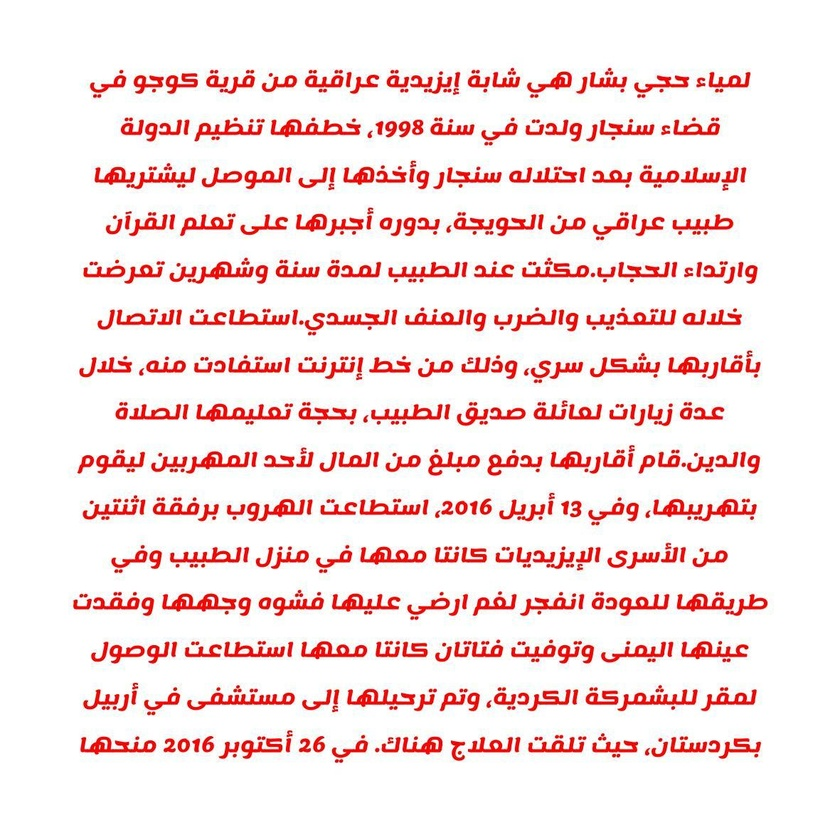
#> input picture project/content/test/Lemonada/1.jpeg, 840 x 840 px, shrunk from 1181 x 1181 before the run, found by its file name
$ python app2.py
#> lines starting #> are read from the running program, lines starting #| are printed output that depends on the picture; after the words box and inside, x2 and y2 are one past the last pixel; in counts of white or black regions, pixels touching at a corner belong together
import os
import cv2
import numpy as np
import pickle
import skimage.io as io
from sklearn.metrics.pairwise import pairwise_distances_argmin_min
from sklearn.metrics import accuracy_score
def unsharp_masking(image, blur_radius=5, sharpen_amount=1.0):
    """Apply unsharp masking followed by dilation to enhance image details."""
    # Apply Gaussian blur
    blurred = cv2.GaussianBlur(image, (0, 0), blur_radius)

    # Apply unsharp masking
    sharpened = cv2.addWeighted(image, 1.0 + sharpen_amount, blurred, -sharpen_amount, 0)

    # Ensure the sharpened image doesn't have values below the original image
    sharpened = np.where(image >= blurred, sharpened, image)

    return sharpened

def remove_noise22(image, dilation_kernel=None):
    gray = cv2.cvtColor(image, cv2.COLOR_BGR2GRAY)
    bilateral_filtered = cv2.bilateralFilter(gray, 15, sigmaColor=3, sigmaSpace=10)

    median_blurred = cv2.medianBlur(bilateral_filtered, 3)
    result = unsharp_masking(median_blurred, blur_radius=10, sharpen_amount=4) * 255

    result = np.uint8(result)
    edges = cv2.Canny(result, 80, 255,apertureSize=3)
       # Optionally apply dilation
    if dilation_kernel is not None:
        # Perform dilation
        edges = cv2.dilate(edges, dilation_kernel)
    return edges

def extract_sift_features(image):
    sift = cv2.SIFT_create()
    keypoints, descriptors = sift.detectAndCompute(image, None)
    return descriptors
def test_single_image(image_path, kmeans_model_filename, svm_model_filename):
    # Load the KMeans model
#> called with image_path = '.\\content\\test\\Lemonada\\1.jpeg', kmeans_model_filename = '.\\kmeans_model.pkl', svm_model_filename = '.\\svm_model.pkl'
    with open(kmeans_model_filename, 'rb') as file:
#> (reads kmeans_model.pkl from the repository)
        loaded_kmeans_model = pickle.load(file)

    # Load the SVM model
    with open(svm_model_filename, 'rb') as file:
#> (reads svm_model.pkl from the repository)
        loaded_svm_model = pickle.load(file)

    # Load and preprocess the image
    image = io.imread(image_path)
#> image is the input picture: shape (840, 840, 3); mean R, G, B 248, 229.3, 228.8
    preprocessed_image = remove_noise22(image)
#> in remove_noise22, `gray = cv2.cvtColor(image, cv2.COLOR_BGR2GRAY)`:
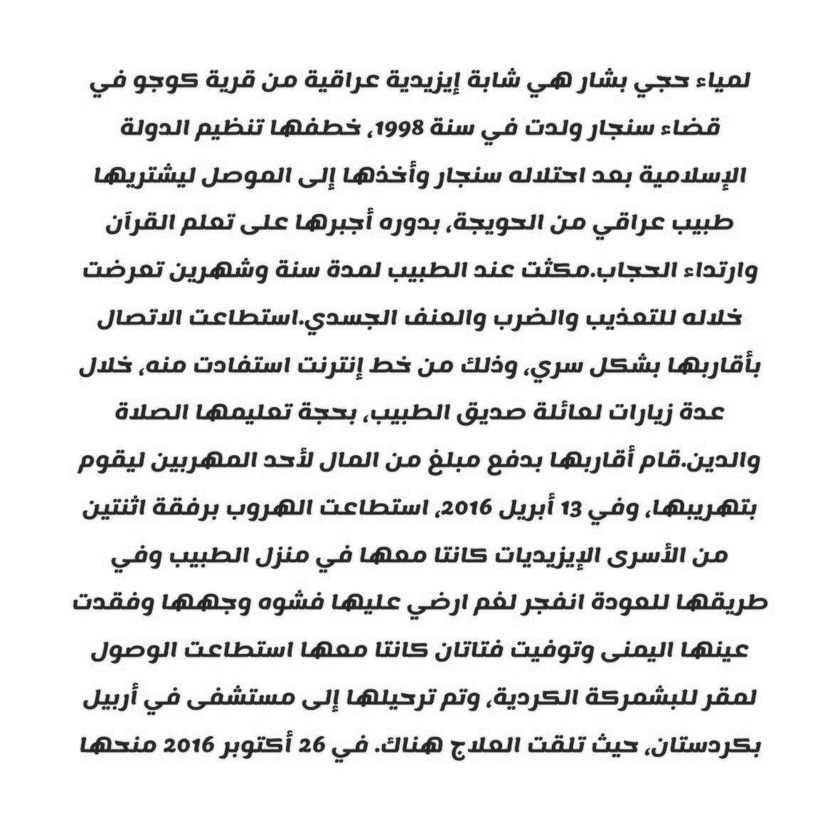
#> gray: shape (840, 840); min 20, max 255, mean 231.3
#> in unsharp_masking, `blurred = cv2.GaussianBlur(image, (0, 0), blur_radius)`:
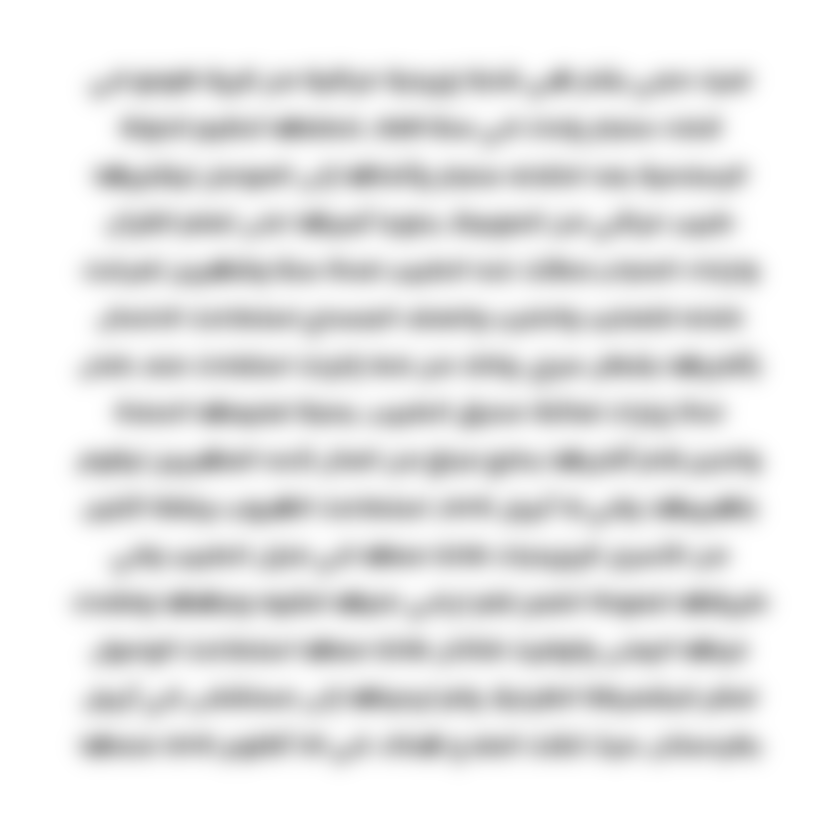
#> blurred: shape (840, 840); min 171, max 255, mean 231.7
#> in unsharp_masking, `sharpened = cv2.addWeighted(image, 1.0 + sharpen_amount, blurred, -sha..`:
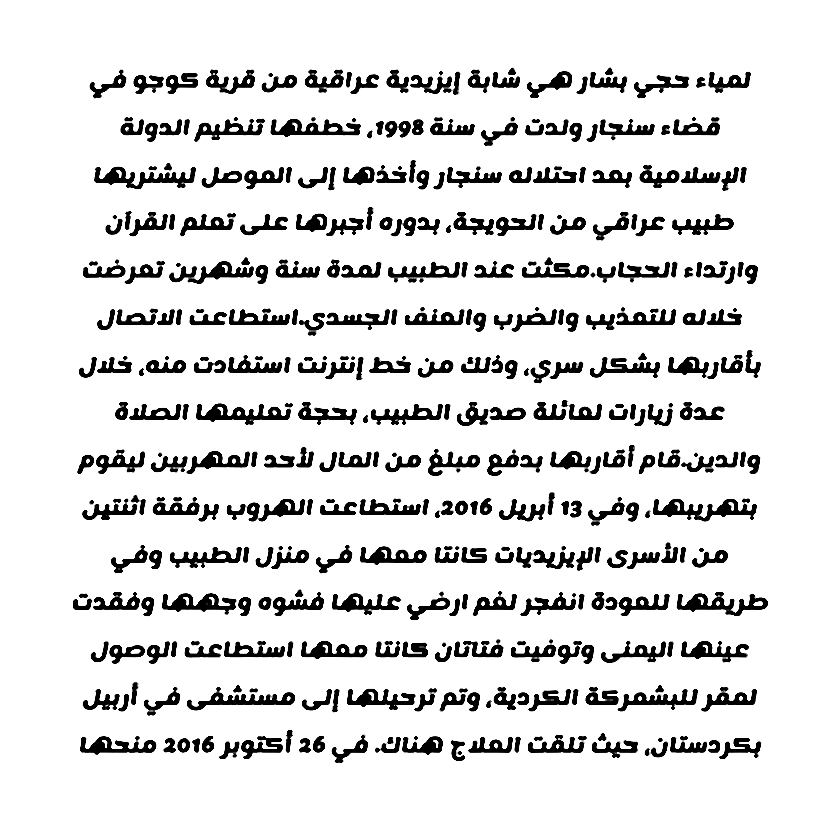
#> sharpened: shape (840, 840); min 0, max 255, mean 224.7
#> in remove_noise22, `result = unsharp_masking(median_blurred, blur_radius=10, sharpen_amoun..`:
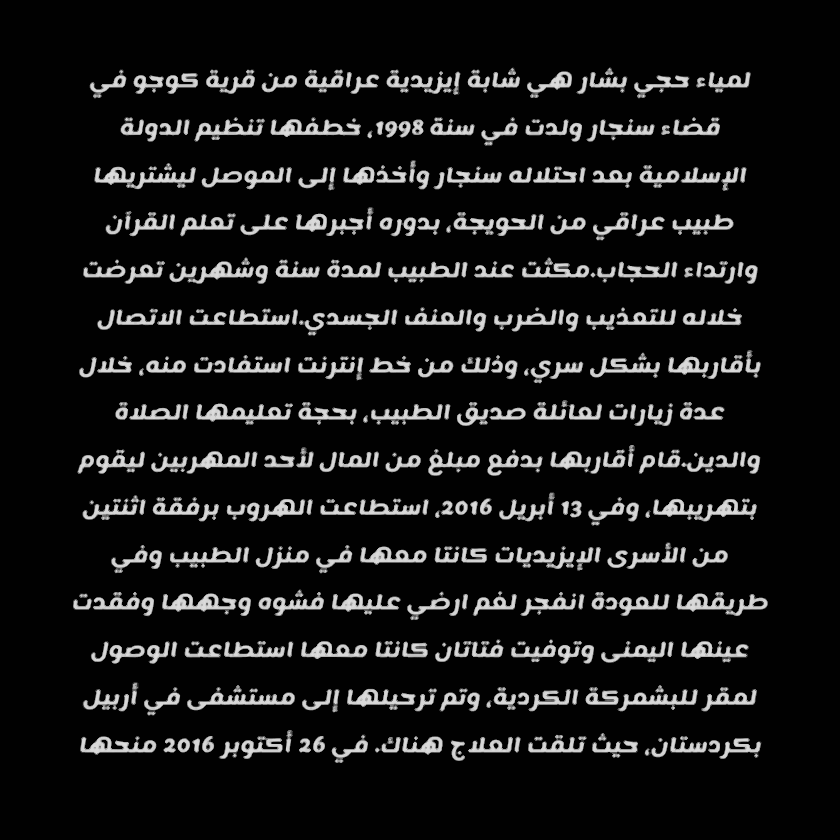
#> result: shape (840, 840); min 1, max 223, mean 22.1
#> in remove_noise22, `edges = cv2.Canny(result, 80, 255,apertureSize=3)`:
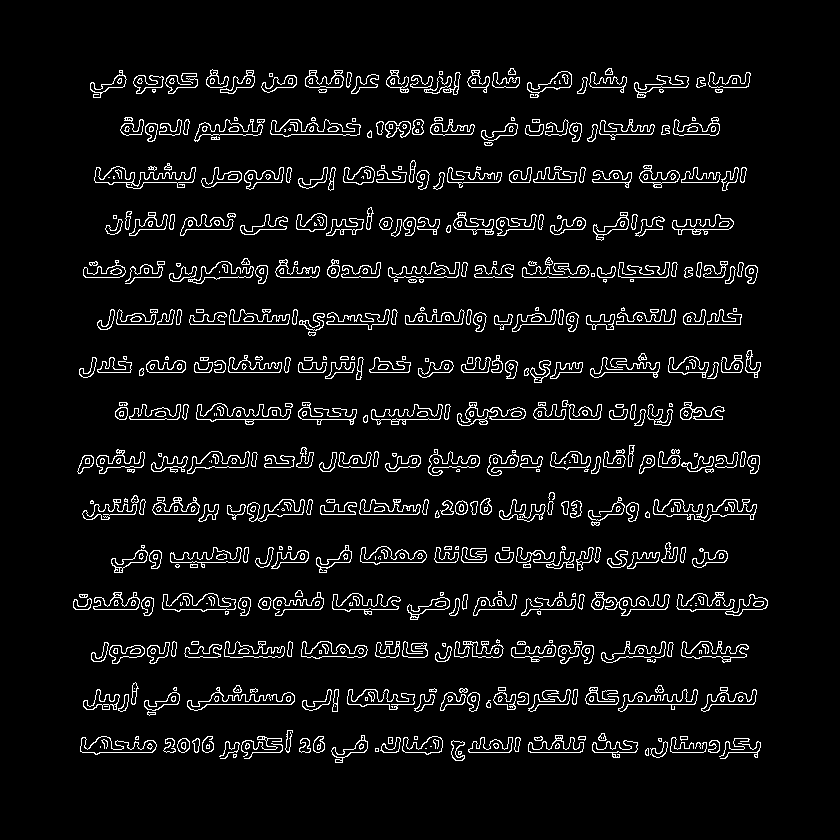
#> edges: shape (840, 840); 6% white in thin lines or dots, all inside (x1, y1, x2, y2) = (73, 68, 768, 763)
    descriptors = extract_sift_features(preprocessed_image)
#> in extract_sift_features, `keypoints, descriptors = sift.detectAndCompute(image, None)`: keypoints = 2857 keypoints; strongest (x, y, size): (585, 413, 1.8), (217, 223, 1.9), (642, 603, 1.8), (146, 270, 1.8)

    if descriptors is not None and descriptors.shape[0] > 0 and descriptors.shape[1] > 0:
        nearest_clusters = pairwise_distances_argmin_min(descriptors, loaded_kmeans_model.cluster_centers_)[0]
#> nearest_clusters = 2857 values, max 69 at index 3, min 0 at index 185, mean 37.12
        histogram, _ = np.histogram(nearest_clusters, bins=np.arange(loaded_kmeans_model.n_clusters + 1))
#> histogram = 70 values, max 174 at index 37, min 0 at index 22, mean 40.81

        # Predict using the SVM model
        y_pred = loaded_svm_model.predict([histogram])
        print("Prediction:", y_pred)
#| Prediction: ['Lemonada']

image_path = ".\\content\\test\\Lemonada\\1.jpeg"
kmeans_model_filename = ".\\kmeans_model.pkl"
svm_model_filename = ".\\svm_model.pkl"

test_single_image(image_path, kmeans_model_filename, svm_model_filename)
